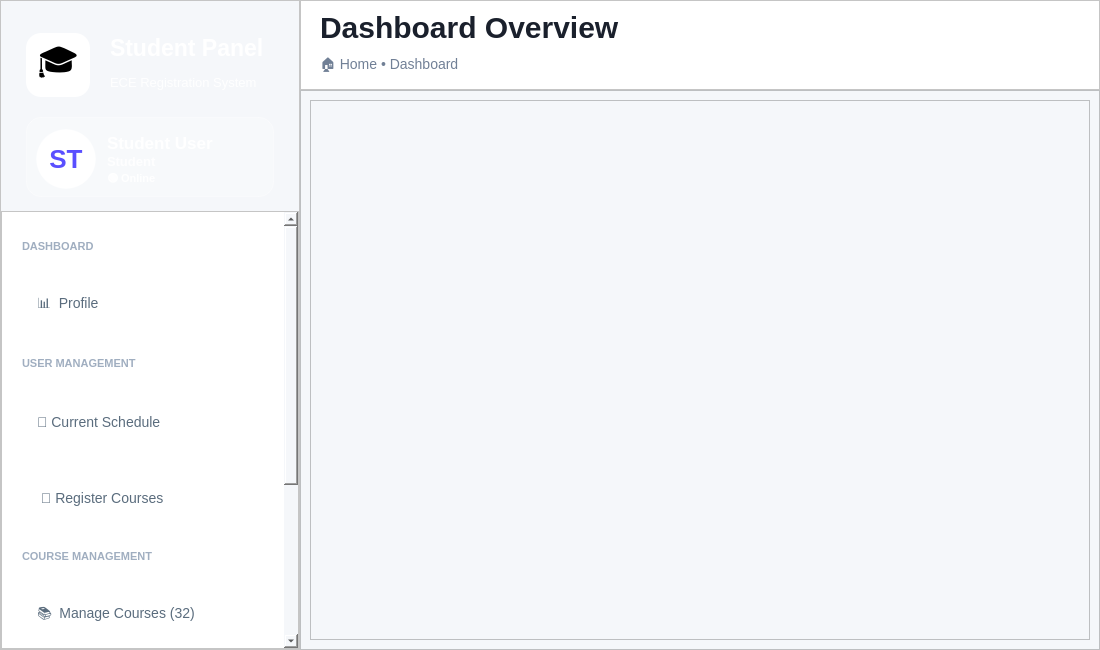
<?xml version="1.0" encoding="UTF-8"?>
<ui version="4.0">
 <class>AdminDashboard</class>
 <widget class="QMainWindow" name="AdminDashboard">
  <property name="geometry">
   <rect>
    <x>0</x>
    <y>0</y>
    <width>1100</width>
    <height>650</height>
   </rect>
  </property>
  <property name="minimumSize">
   <size>
    <width>1000</width>
    <height>600</height>
   </size>
  </property>
  <property name="windowTitle">
   <string>Student Dashboard - ECE Registration System</string>
  </property>
  <property name="styleSheet">
   <string notr="true">QMainWindow { background-color: #f5f7fa; }</string>
  </property>
  <widget class="QWidget" name="centralwidget">
   <property name="styleSheet">
    <string notr="true">background-color: #f5f7fa;</string>
   </property>
   <layout class="QHBoxLayout" name="mainHorizontalLayout">
    <property name="spacing">
     <number>0</number>
    </property>
    <property name="leftMargin">
     <number>0</number>
    </property>
    <property name="topMargin">
     <number>0</number>
    </property>
    <property name="rightMargin">
     <number>0</number>
    </property>
    <property name="bottomMargin">
     <number>0</number>
    </property>
    <item>
     <widget class="QFrame" name="sidebarFrame">
      <property name="minimumSize">
       <size>
        <width>300</width>
        <height>0</height>
       </size>
      </property>
      <property name="maximumSize">
       <size>
        <width>300</width>
        <height>16777215</height>
       </size>
      </property>
      <property name="styleSheet">
       <string notr="true">QFrame { background-color: white; }</string>
      </property>
      <property name="frameShape">
       <enum>QFrame::Shape::StyledPanel</enum>
      </property>
      <layout class="QVBoxLayout" name="sidebarLayout">
       <property name="spacing">
        <number>0</number>
       </property>
       <property name="leftMargin">
        <number>0</number>
       </property>
       <property name="topMargin">
        <number>0</number>
       </property>
       <property name="rightMargin">
        <number>0</number>
       </property>
       <property name="bottomMargin">
        <number>0</number>
       </property>
       <item>
        <widget class="QWidget" name="headerWidget" native="true">
         <property name="minimumSize">
          <size>
           <width>0</width>
           <height>210</height>
          </size>
         </property>
         <property name="maximumSize">
          <size>
           <width>16777215</width>
           <height>210</height>
          </size>
         </property>
         <property name="styleSheet">
          <string notr="true">/* ===== Background Gradient ===== */
QWidget {
    background: qlineargradient(
        x1: 0, y1: 0,
        x2: 1, y2: 1,
        stop: 0 #667EEA,   /* start color */
        stop: 1 #764BA2    /* end color */
    );
    font-family: &quot;Segoe UI&quot;;
}
</string>
         </property>
         <layout class="QVBoxLayout" name="headerLayout">
          <property name="spacing">
           <number>20</number>
          </property>
          <property name="leftMargin">
           <number>25</number>
          </property>
          <property name="topMargin">
           <number>32</number>
          </property>
          <property name="rightMargin">
           <number>25</number>
          </property>
          <property name="bottomMargin">
           <number>28</number>
          </property>
          <item>
           <layout class="QHBoxLayout" name="logoHLayout">
            <item>
             <widget class="QLabel" name="logoIconLabel">
              <property name="minimumSize">
               <size>
                <width>64</width>
                <height>64</height>
               </size>
              </property>
              <property name="maximumSize">
               <size>
                <width>64</width>
                <height>64</height>
               </size>
              </property>
              <property name="styleSheet">
               <string notr="true">background-color: white; border-radius: 15px; font-size: 34px;</string>
              </property>
              <property name="text">
               <string>🎓</string>
              </property>
              <property name="alignment">
               <set>Qt::AlignmentFlag::AlignCenter</set>
              </property>
             </widget>
            </item>
            <item>
             <layout class="QVBoxLayout" name="logoTextLayout">
              <property name="spacing">
               <number>4</number>
              </property>
              <item>
               <widget class="QLabel" name="logoTitleLabel">
                <property name="styleSheet">
                 <string notr="true">color: white; font-size: 23px; font-weight: 800; background: transparent;</string>
                </property>
                <property name="text">
                 <string>Student Panel</string>
                </property>
               </widget>
              </item>
              <item>
               <widget class="QLabel" name="logoSubtitleLabel">
                <property name="styleSheet">
                 <string notr="true">color: rgba(255,255,255,0.95); font-size: 13px; background: transparent;</string>
                </property>
                <property name="text">
                 <string>ECE Registration System</string>
                </property>
               </widget>
              </item>
             </layout>
            </item>
            <item>
             <spacer name="logoSpacer">
              <property name="orientation">
               <enum>Qt::Orientation::Horizontal</enum>
              </property>
              <property name="sizeHint" stdset="0">
               <size>
                <width>40</width>
                <height>20</height>
               </size>
              </property>
             </spacer>
            </item>
           </layout>
          </item>
          <item>
           <widget class="QFrame" name="profileFrame">
            <property name="sizePolicy">
             <sizepolicy hsizetype="Preferred" vsizetype="Fixed">
              <horstretch>0</horstretch>
              <verstretch>0</verstretch>
             </sizepolicy>
            </property>
            <property name="minimumSize">
             <size>
              <width>0</width>
              <height>80</height>
             </size>
            </property>
            <property name="styleSheet">
             <string notr="true">QFrame {
    background-color: rgba(255,255,255,0.22);
    border-radius: 15px;
    border: 1px solid rgba(255,255,255,0.35);
}</string>
            </property>
            <property name="frameShape">
             <enum>QFrame::Shape::StyledPanel</enum>
            </property>
            <property name="frameShadow">
             <enum>QFrame::Shadow::Raised</enum>
            </property>
            <layout class="QGridLayout" name="gridLayout">
             <property name="topMargin">
              <number>5</number>
             </property>
             <property name="rightMargin">
              <number>5</number>
             </property>
             <property name="bottomMargin">
              <number>0</number>
             </property>
             <item row="0" column="2">
              <layout class="QVBoxLayout" name="verticalLayout">
               <property name="spacing">
                <number>0</number>
               </property>
               <property name="topMargin">
                <number>10</number>
               </property>
               <property name="bottomMargin">
                <number>10</number>
               </property>
               <item>
                <widget class="QLabel" name="labelAdminName">
                 <property name="minimumSize">
                  <size>
                   <width>20</width>
                   <height>20</height>
                  </size>
                 </property>
                 <property name="styleSheet">
                  <string notr="true">color: white; 
font-size: 17px; 
font-weight: 800;
background: transparent;
border: transparent</string>
                 </property>
                 <property name="text">
                  <string>Student User</string>
                 </property>
                </widget>
               </item>
               <item>
                <widget class="QLabel" name="adminRole">
                 <property name="minimumSize">
                  <size>
                   <width>0</width>
                   <height>20</height>
                  </size>
                 </property>
                 <property name="styleSheet">
                  <string notr="true">color: rgba(255,255,255,0.88); 
font-size: 13px; 
font-weight: 500;
background: transparent;
border: transparent</string>
                 </property>
                 <property name="text">
                  <string>Student</string>
                 </property>
                </widget>
               </item>
               <item>
                <widget class="QLabel" name="adminStatus">
                 <property name="minimumSize">
                  <size>
                   <width>0</width>
                   <height>20</height>
                  </size>
                 </property>
                 <property name="styleSheet">
                  <string notr="true">color: rgba(255,255,255,0.95); 
font-size: 11px; 
font-weight: 600;
border: transparent;
background-color: transparent</string>
                 </property>
                 <property name="text">
                  <string>🟢 Online</string>
                 </property>
                </widget>
               </item>
              </layout>
             </item>
             <item row="0" column="3">
              <spacer name="horizontalSpacer_2">
               <property name="orientation">
                <enum>Qt::Orientation::Horizontal</enum>
               </property>
               <property name="sizeType">
                <enum>QSizePolicy::Policy::Minimum</enum>
               </property>
               <property name="sizeHint" stdset="0">
                <size>
                 <width>20</width>
                 <height>20</height>
                </size>
               </property>
              </spacer>
             </item>
             <item row="0" column="0">
              <widget class="QLabel" name="avatarLabel">
               <property name="minimumSize">
                <size>
                 <width>60</width>
                 <height>60</height>
                </size>
               </property>
               <property name="maximumSize">
                <size>
                 <width>60</width>
                 <height>60</height>
                </size>
               </property>
               <property name="styleSheet">
                <string notr="true">background-color: white;
color: #5a4fff;   /* vibrant purple-blue */
border-radius: 30px;
font-size: 26px;
font-weight: 900;
</string>
               </property>
               <property name="text">
                <string>ST</string>
               </property>
               <property name="alignment">
                <set>Qt::AlignmentFlag::AlignCenter</set>
               </property>
              </widget>
             </item>
             <item row="0" column="1">
              <spacer name="horizontalSpacer_3">
               <property name="orientation">
                <enum>Qt::Orientation::Horizontal</enum>
               </property>
               <property name="sizeType">
                <enum>QSizePolicy::Policy::Fixed</enum>
               </property>
               <property name="sizeHint" stdset="0">
                <size>
                 <width>5</width>
                 <height>10</height>
                </size>
               </property>
              </spacer>
             </item>
            </layout>
           </widget>
          </item>
         </layout>
        </widget>
       </item>
       <item>
        <widget class="QScrollArea" name="navScrollArea">
         <property name="styleSheet">
          <string notr="true">/* ===== VERTICAL SCROLLBAR ===== */
QScrollBar:vertical {
    width: 12px;
    background: rgba(255, 255, 255, 0.05);  /* subtle track */
    margin: 0px 0px 0px 0;  /* TOP RIGHT BOTTOM LEFT */
    border-radius: 6px;
}

QScrollBar::handle:vertical {
    background: rgba(120, 120, 120, 0.35);  /* glassy thumb */
    border-radius: 6px;
    min-height: 30px;
    border: 1px solid rgba(255, 255, 255, 0.2); /* subtle highlight */
}

QScrollBar::handle:vertical:hover {
    background: rgba(120, 120, 120, 0.55);
}

/* Up/Down buttons */
QScrollBar::add-line:vertical,
QScrollBar::sub-line:vertical {
    height: 16px;
    background: rgba(180, 180, 180, 0.35);
    border-radius: 4px;
}

/* Arrow icons */
QScrollBar::up-arrow:vertical,
QScrollBar::down-arrow:vertical {
    width: 6px;
    height: 6px;
    background: transparent;
}

/* Remove the blank area inside */
QScrollBar::add-page:vertical,
QScrollBar::sub-page:vertical {
    background: none;
}</string>
         </property>
         <property name="widgetResizable">
          <bool>true</bool>
         </property>
         <widget class="QWidget" name="navScrollContent">
          <property name="geometry">
           <rect>
            <x>0</x>
            <y>-197</y>
            <width>284</width>
            <height>719</height>
           </rect>
          </property>
          <property name="styleSheet">
           <string notr="true">background-color: white;</string>
          </property>
          <layout class="QVBoxLayout" name="navMainLayout">
           <property name="spacing">
            <number>28</number>
           </property>
           <property name="leftMargin">
            <number>20</number>
           </property>
           <property name="topMargin">
            <number>28</number>
           </property>
           <property name="rightMargin">
            <number>20</number>
           </property>
           <property name="bottomMargin">
            <number>28</number>
           </property>
           <item>
            <widget class="QLabel" name="dashboardSectionLabel">
             <property name="styleSheet">
              <string notr="true">color: #a0aec0; font-size: 11px; font-weight: 800; background: transparent;</string>
             </property>
             <property name="text">
              <string>DASHBOARD</string>
             </property>
            </widget>
           </item>
           <item>
            <widget class="QPushButton" name="buttonProfile">
             <property name="minimumSize">
              <size>
               <width>0</width>
               <height>48</height>
              </size>
             </property>
             <property name="cursor">
              <cursorShape>PointingHandCursor</cursorShape>
             </property>
             <property name="styleSheet">
              <string notr="true">QPushButton {
    background-color: transparent;
    border: none;
    border-radius: 10px;
    color: #5a6c7d;
    font-size: 14px;
    text-align: left;
    padding-left: 15px;
}

QPushButton:hover {
    background-color: #f8f9fa;
    color: #f5576c;
}

/* CHECKED / TOGGLED STATE */
QPushButton:checked {
    background-color: rgba(245, 87, 108, 0.10);  /* faint pink */
    color: #f5576c; 
    font-weight: bold;
    border-left: 4px solid #f5576c;
    padding-left: 11px; /* adjust so bar doesn’t push content too far */
}

/* PRESSED STATE (optional but clean) */
QPushButton:pressed {
    background-color: rgba(245, 87, 108, 0.18);
}
</string>
             </property>
             <property name="text">
              <string>📊  Profile</string>
             </property>
             <property name="checkable">
              <bool>true</bool>
             </property>
             <attribute name="buttonGroup">
              <string notr="true">buttonGroupSubmenus</string>
             </attribute>
            </widget>
           </item>
           <item>
            <widget class="QLabel" name="userMgmtLabel">
             <property name="styleSheet">
              <string notr="true">color: #a0aec0; font-size: 11px; font-weight: 800; background: transparent;</string>
             </property>
             <property name="text">
              <string>USER MANAGEMENT</string>
             </property>
            </widget>
           </item>
           <item>
            <widget class="QPushButton" name="buttonAllStudents">
             <property name="minimumSize">
              <size>
               <width>0</width>
               <height>48</height>
              </size>
             </property>
             <property name="cursor">
              <cursorShape>PointingHandCursor</cursorShape>
             </property>
             <property name="styleSheet">
              <string notr="true">QPushButton {
    background-color: transparent;
    border: none;
    border-radius: 10px;
    color: #5a6c7d;
    font-size: 14px;
    text-align: left;
    padding-left: 15px;
}

QPushButton:hover {
    background-color: #f8f9fa;
    color: #f5576c;
}

/* CHECKED / TOGGLED STATE */
QPushButton:checked {
    background-color: rgba(245, 87, 108, 0.10);  /* faint pink */
    color: #f5576c; 
    font-weight: bold;
    border-left: 4px solid #f5576c;
    padding-left: 11px; /* adjust so bar doesn’t push content too far */
}

/* PRESSED STATE (optional but clean) */
QPushButton:pressed {
    background-color: rgba(245, 87, 108, 0.18);
}
</string>
             </property>
             <property name="text">
              <string>📅 Current Schedule</string>
             </property>
             <property name="checkable">
              <bool>true</bool>
             </property>
             <attribute name="buttonGroup">
              <string notr="true">buttonGroupSubmenus</string>
             </attribute>
            </widget>
           </item>
           <item>
            <widget class="QPushButton" name="buttonPendingRequests">
             <property name="minimumSize">
              <size>
               <width>0</width>
               <height>48</height>
              </size>
             </property>
             <property name="cursor">
              <cursorShape>PointingHandCursor</cursorShape>
             </property>
             <property name="styleSheet">
              <string notr="true">QPushButton {
    background-color: transparent;
    border: none;
    border-radius: 10px;
    color: #5a6c7d;
    font-size: 14px;
    text-align: left;
    padding-left: 15px;
}

QPushButton:hover {
    background-color: #f8f9fa;
    color: #f5576c;
}

/* CHECKED / TOGGLED STATE */
QPushButton:checked {
    background-color: rgba(245, 87, 108, 0.10);  /* faint pink */
    color: #f5576c; 
    font-weight: bold;
    border-left: 4px solid #f5576c;
    padding-left: 11px; /* adjust so bar doesn’t push content too far */
}

/* PRESSED STATE (optional but clean) */
QPushButton:pressed {
    background-color: rgba(245, 87, 108, 0.18);
}
</string>
             </property>
             <property name="text">
              <string> 📝 Register Courses </string>
             </property>
             <property name="checkable">
              <bool>true</bool>
             </property>
             <attribute name="buttonGroup">
              <string notr="true">buttonGroupSubmenus</string>
             </attribute>
            </widget>
           </item>
           <item>
            <widget class="QLabel" name="courseMgmtLabel">
             <property name="styleSheet">
              <string notr="true">color: #a0aec0; font-size: 11px; font-weight: 800; background: transparent;</string>
             </property>
             <property name="text">
              <string>COURSE MANAGEMENT</string>
             </property>
            </widget>
           </item>
           <item>
            <widget class="QPushButton" name="buttonManageCourses">
             <property name="minimumSize">
              <size>
               <width>0</width>
               <height>48</height>
              </size>
             </property>
             <property name="cursor">
              <cursorShape>PointingHandCursor</cursorShape>
             </property>
             <property name="styleSheet">
              <string notr="true">QPushButton {
    background-color: transparent;
    border: none;
    border-radius: 10px;
    color: #5a6c7d;
    font-size: 14px;
    text-align: left;
    padding-left: 15px;
}

QPushButton:hover {
    background-color: #f8f9fa;
    color: #f5576c;
}

/* CHECKED / TOGGLED STATE */
QPushButton:checked {
    background-color: rgba(245, 87, 108, 0.10);  /* faint pink */
    color: #f5576c; 
    font-weight: bold;
    border-left: 4px solid #f5576c;
    padding-left: 11px; /* adjust so bar doesn’t push content too far */
}

/* PRESSED STATE (optional but clean) */
QPushButton:pressed {
    background-color: rgba(245, 87, 108, 0.18);
}
</string>
             </property>
             <property name="text">
              <string>📚  Manage Courses (32)</string>
             </property>
             <property name="checkable">
              <bool>true</bool>
             </property>
             <attribute name="buttonGroup">
              <string notr="true">buttonGroupSubmenus</string>
             </attribute>
            </widget>
           </item>
           <item>
            <widget class="QPushButton" name="buttonManagePrereqs">
             <property name="minimumSize">
              <size>
               <width>0</width>
               <height>48</height>
              </size>
             </property>
             <property name="cursor">
              <cursorShape>PointingHandCursor</cursorShape>
             </property>
             <property name="styleSheet">
              <string notr="true">QPushButton {
    background-color: transparent;
    border: none;
    border-radius: 10px;
    color: #5a6c7d;
    font-size: 14px;
    text-align: left;
    padding-left: 15px;
}

QPushButton:hover {
    background-color: #f8f9fa;
    color: #f5576c;
}

/* CHECKED / TOGGLED STATE */
QPushButton:checked {
    background-color: rgba(245, 87, 108, 0.10);  /* faint pink */
    color: #f5576c; 
    font-weight: bold;
    border-left: 4px solid #f5576c;
    padding-left: 11px; /* adjust so bar doesn’t push content too far */
}

/* PRESSED STATE (optional but clean) */
QPushButton:pressed {
    background-color: rgba(245, 87, 108, 0.18);
}
</string>
             </property>
             <property name="text">
              <string>🔗  Manage Prerequisetes</string>
             </property>
             <property name="checkable">
              <bool>true</bool>
             </property>
             <attribute name="buttonGroup">
              <string notr="true">buttonGroupSubmenus</string>
             </attribute>
            </widget>
           </item>
           <item>
            <widget class="QPushButton" name="buttonManageSections">
             <property name="minimumSize">
              <size>
               <width>0</width>
               <height>48</height>
              </size>
             </property>
             <property name="cursor">
              <cursorShape>PointingHandCursor</cursorShape>
             </property>
             <property name="styleSheet">
              <string notr="true">QPushButton {
    background-color: transparent;
    border: none;
    border-radius: 10px;
    color: #5a6c7d;
    font-size: 14px;
    text-align: left;
    padding-left: 15px;
}

QPushButton:hover {
    background-color: #f8f9fa;
    color: #f5576c;
}

/* CHECKED / TOGGLED STATE */
QPushButton:checked {
    background-color: rgba(245, 87, 108, 0.10);  /* faint pink */
    color: #f5576c; 
    font-weight: bold;
    border-left: 4px solid #f5576c;
    padding-left: 11px; /* adjust so bar doesn’t push content too far */
}

/* PRESSED STATE (optional but clean) */
QPushButton:pressed {
    background-color: rgba(245, 87, 108, 0.18);
}
</string>
             </property>
             <property name="text">
              <string>✏️  Manage Sections</string>
             </property>
             <property name="checkable">
              <bool>true</bool>
             </property>
             <attribute name="buttonGroup">
              <string notr="true">buttonGroupSubmenus</string>
             </attribute>
            </widget>
           </item>
           <item>
            <spacer name="navVerticalSpacer">
             <property name="orientation">
              <enum>Qt::Orientation::Vertical</enum>
             </property>
             <property name="sizeHint" stdset="0">
              <size>
               <width>20</width>
               <height>40</height>
              </size>
             </property>
            </spacer>
           </item>
           <item>
            <widget class="QPushButton" name="buttonLogout">
             <property name="minimumSize">
              <size>
               <width>0</width>
               <height>50</height>
              </size>
             </property>
             <property name="cursor">
              <cursorShape>PointingHandCursor</cursorShape>
             </property>
             <property name="styleSheet">
              <string notr="true">QPushButton {
    background-color: #fff5f5;
    border: 2px solid #fed7d7;
    border-radius: 12px;
    color: #e53e3e;
    font-weight: 700;
    font-size: 14px;
    text-align: left;
    padding-left: 18px;
    /* Add subtle shadow for depth */
    box-shadow: 0px 2px 4px rgba(0, 0, 0, 0.1);
}

/* Hover effect */
QPushButton:hover {
    background-color: #fed7d7;
}

/* Pressed effect */
QPushButton:pressed {
    background-color: #fbb6b6; /* slightly darker */
    padding-left: 20px;        /* move text slightly right to simulate press */
    padding-top: 2px;          /* move text slightly down */
    border-color: #f56565;     /* darker border */
}
</string>
             </property>
             <property name="text">
              <string>🚪  Logout</string>
             </property>
            </widget>
           </item>
          </layout>
         </widget>
        </widget>
       </item>
      </layout>
     </widget>
    </item>
    <item>
     <widget class="QWidget" name="mainContentWidget" native="true">
      <property name="styleSheet">
       <string notr="true">background-color: #f5f7fa;</string>
      </property>
      <layout class="QVBoxLayout" name="mainContentLayout">
       <property name="spacing">
        <number>0</number>
       </property>
       <property name="leftMargin">
        <number>0</number>
       </property>
       <property name="topMargin">
        <number>0</number>
       </property>
       <property name="rightMargin">
        <number>0</number>
       </property>
       <property name="bottomMargin">
        <number>0</number>
       </property>
       <item>
        <widget class="QFrame" name="topBarFrame">
         <property name="minimumSize">
          <size>
           <width>0</width>
           <height>90</height>
          </size>
         </property>
         <property name="maximumSize">
          <size>
           <width>16777215</width>
           <height>90</height>
          </size>
         </property>
         <property name="styleSheet">
          <string notr="true">background-color: white;</string>
         </property>
         <property name="frameShape">
          <enum>QFrame::Shape::StyledPanel</enum>
         </property>
         <layout class="QGridLayout" name="gridLayout_2">
          <item row="0" column="1">
           <layout class="QVBoxLayout" name="verticalLayout_2">
            <item>
             <widget class="QLabel" name="pageTitleLabel">
              <property name="sizePolicy">
               <sizepolicy hsizetype="Maximum" vsizetype="Fixed">
                <horstretch>0</horstretch>
                <verstretch>0</verstretch>
               </sizepolicy>
              </property>
              <property name="minimumSize">
               <size>
                <width>300</width>
                <height>30</height>
               </size>
              </property>
              <property name="styleSheet">
               <string notr="true">font-size: 30px; font-weight: 900; color: #1a202c; background: transparent;</string>
              </property>
              <property name="text">
               <string>Dashboard Overview</string>
              </property>
             </widget>
            </item>
            <item>
             <widget class="QLabel" name="breadcrumbLabel">
              <property name="styleSheet">
               <string notr="true">font-size: 14px; color: #718096; background: transparent;</string>
              </property>
              <property name="text">
               <string>🏠 Home • Dashboard</string>
              </property>
             </widget>
            </item>
           </layout>
          </item>
          <item row="0" column="0">
           <spacer name="horizontalSpacer_4">
            <property name="orientation">
             <enum>Qt::Orientation::Horizontal</enum>
            </property>
            <property name="sizeType">
             <enum>QSizePolicy::Policy::Fixed</enum>
            </property>
            <property name="sizeHint" stdset="0">
             <size>
              <width>10</width>
              <height>20</height>
             </size>
            </property>
           </spacer>
          </item>
          <item row="0" column="3">
           <spacer name="horizontalSpacer">
            <property name="orientation">
             <enum>Qt::Orientation::Horizontal</enum>
            </property>
            <property name="sizeType">
             <enum>QSizePolicy::Policy::MinimumExpanding</enum>
            </property>
            <property name="sizeHint" stdset="0">
             <size>
              <width>40</width>
              <height>20</height>
             </size>
            </property>
           </spacer>
          </item>
         </layout>
        </widget>
       </item>
       <item>
        <widget class="QFrame" name="frame">
         <property name="frameShape">
          <enum>QFrame::Shape::StyledPanel</enum>
         </property>
         <property name="frameShadow">
          <enum>QFrame::Shadow::Raised</enum>
         </property>
         <layout class="QVBoxLayout" name="verticalLayout_3">
          <item>
           <widget class="QScrollArea" name="scrollArea">
            <property name="styleSheet">
             <string notr="true">
/* ===== VERTICAL SCROLLBAR ===== */
QScrollBar:vertical {
    width: 12px;
    background: rgba(255, 255, 255, 0.05);  /* subtle track */
    margin: 0px 0px 0px 0;  /* TOP RIGHT BOTTOM LEFT */
    border-radius: 6px;
}

QScrollBar::handle:vertical {
    background: rgba(120, 120, 120, 0.35);  /* glassy thumb */
    border-radius: 6px;
    min-height: 30px;
    border: 1px solid rgba(255, 255, 255, 0.2); /* subtle highlight */
}

QScrollBar::handle:vertical:hover {
    background: rgba(120, 120, 120, 0.55);
}

/* Up/Down buttons */
QScrollBar::add-line:vertical,
QScrollBar::sub-line:vertical {
    height: 16px;
    background: rgba(180, 180, 180, 0.35);
    border-radius: 4px;
}

/* Arrow icons */
QScrollBar::up-arrow:vertical,
QScrollBar::down-arrow:vertical {
    width: 6px;
    height: 6px;
    background: transparent;
}

/* Remove the blank area inside */
QScrollBar::add-page:vertical,
QScrollBar::sub-page:vertical {
    background: none;
}
/* ===== HORIZONTAL SCROLLBAR ===== */
QScrollBar:horizontal {
    height: 12px;
    background: rgba(255, 255, 255, 0.05);  /* subtle track */
    margin: 0px 0 0px 0;  /* TOP RIGHT BOTTOM LEFT */
    border-radius: 6px;
}

QScrollBar::handle:horizontal {
    background: rgba(120, 120, 120, 0.35);  /* glassy thumb */
    border-radius: 6px;
    min-width: 30px;
    border: 1px solid rgba(255, 255, 255, 0.2); /* subtle highlight */
}

QScrollBar::handle:horizontal:hover {
    background: rgba(120, 120, 120, 0.55);
}

/* Left/Right buttons */
QScrollBar::add-line:horizontal,
QScrollBar::sub-line:horizontal {
    width: 16px;
    background: rgba(180, 180, 180, 0.35);
    border-radius: 4px;
}

/* Arrow icons */
QScrollBar::left-arrow:horizontal,
QScrollBar::right-arrow:horizontal {
    width: 6px;
    height: 6px;
    background: transparent;
}

/* Remove the blank area inside */
QScrollBar::add-page:horizontal,
QScrollBar::sub-page:horizontal {
    background: none;
}
</string>
            </property>
            <property name="verticalScrollBarPolicy">
             <enum>Qt::ScrollBarPolicy::ScrollBarAsNeeded</enum>
            </property>
            <property name="horizontalScrollBarPolicy">
             <enum>Qt::ScrollBarPolicy::ScrollBarAsNeeded</enum>
            </property>
            <property name="widgetResizable">
             <bool>true</bool>
            </property>
            <widget class="QWidget" name="scrollAreaWidgetContents">
             <property name="geometry">
              <rect>
               <x>0</x>
               <y>0</y>
               <width>778</width>
               <height>538</height>
              </rect>
             </property>
             <layout class="QVBoxLayout" name="verticalLayout_4">
              <item>
               <widget class="QStackedWidget" name="stackedWidget">
                <property name="currentIndex">
                 <number>5</number>
                </property>
                <widget class="QWidget" name="page0Profile"/>
                <widget class="QWidget" name="page1AllStudents"/>
                <widget class="QWidget" name="page2PendingRequests"/>
                <widget class="QWidget" name="page3ManageFaculty"/>
                <widget class="QWidget" name="page4ManageCourses"/>
                <widget class="QWidget" name="page5ManageSections"/>
               </widget>
              </item>
             </layout>
            </widget>
           </widget>
          </item>
         </layout>
        </widget>
       </item>
      </layout>
     </widget>
    </item>
   </layout>
  </widget>
 </widget>
 <resources/>
 <connections/>
 <buttongroups>
  <buttongroup name="buttonGroupSubmenus"/>
 </buttongroups>
</ui>
